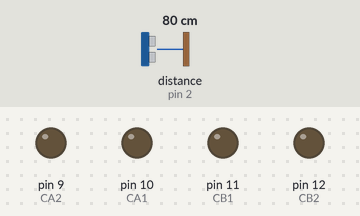
A sketch run on a simulated Arduino Uno, built with avr-gcc and run on an emulated ATmega328P. Shown: output pins drawn as LEDs (lit = HIGH). Wiring (inferred from the names in the program): ultrasonic range finder: trigger pin 4; echo pin 2. The test bench sets the inputs (shaded band); at power-on: distance to the obstacle (sensor on pin 2) 80 cm. The echo pulse lasts 58.3 µs per cm; pins used as bus, display or sensor lines are not drawn.

Above: at 1.3 s.
1.4 s: distance to the obstacle (sensor on pin 2) set to 7 cm
3.2 s: distance to the obstacle (sensor on pin 2) set to 4 cm
At 5.2 s:
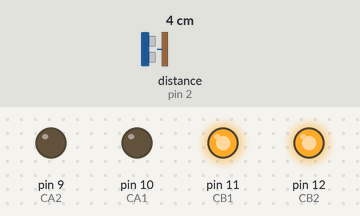
5.5 s: distance to the obstacle (sensor on pin 2) set to 9 cm
At 6.8 s:
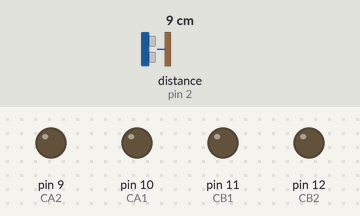
7.5 s: distance to the obstacle (sensor on pin 2) set to 2 cm
At 8.5 s:
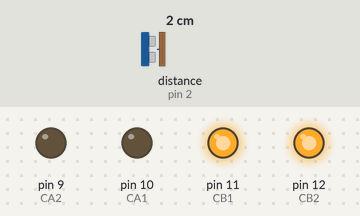
Timing chart, 0 to 10.5 s (numbered marks = the images above; inputs shaded):
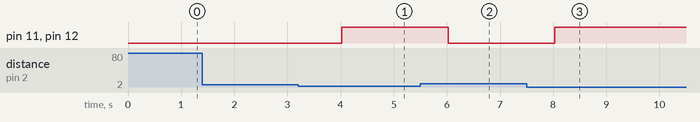

Measured:
- the behaviour switches between 6 and 5 cm on distance to the obstacle (sensor on pin 2) (found by bisection; images 0 and 1)
- after the input at 1.4 s, every drawn part: stays the same
- after the input at 3.2 s, pin 11 (CB1), pin 12 (CB2): LOW → HIGH after 0.82 s
- after the input at 5.5 s, pin 11 (CB1), pin 12 (CB2): HIGH → LOW after 0.52 s
- after the input at 7.5 s, pin 11 (CB1), pin 12 (CB2): LOW → HIGH after 0.53 s

The sketch:

ultfol.ino
```cpp
int CA1=10,CB1=11,CA2=9,CB2=12;
const int trigPin=4;
const int echopin = 2;
long duration;
int distance;
void setup() {
  // put your setup code here, to run once:
pinMode(CA1,OUTPUT);
pinMode(CA2,OUTPUT);
pinMode(CB1,OUTPUT);
pinMode(CB2,OUTPUT);
pinMode(trigPin,OUTPUT);
pinMode(echopin,INPUT);
}

void loop() {
  // put your main code here, to run repeatedly:
distance=ult();
if(distance>=5)
{Stop();}
else
{backword();
}
}
int ult()
{digitalWrite(trigPin,LOW);
delayMicroseconds(2);
digitalWrite(trigPin,HIGH);
delayMicroseconds(10);
digitalWrite(trigPin,LOW);
duration=pulseIn(echopin,HIGH);
distance=duration*.034/2;
Serial.println(distance);
delay(500);
return distance;
}
void backword()
{
  digitalWrite(CA1,LOW);
digitalWrite(CB1,HIGH);
digitalWrite(CA2,LOW);
digitalWrite(CB2,HIGH);

}
void Stop()
{
  digitalWrite(CA1,LOW);
digitalWrite(CB1,LOW);
digitalWrite(CA2,LOW);
digitalWrite(CB2,LOW);

}
```
